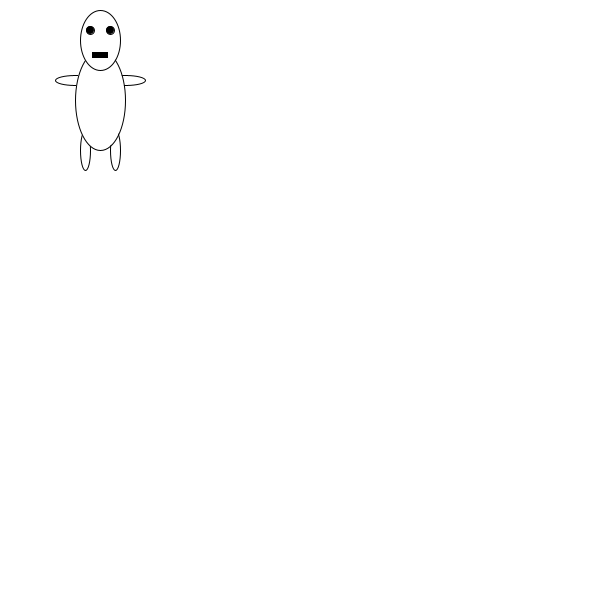
Frame 1 (no input)
Frame 60 (the mouse pressed at the canvas centre just before this capture): identical to frame 1, image omitted
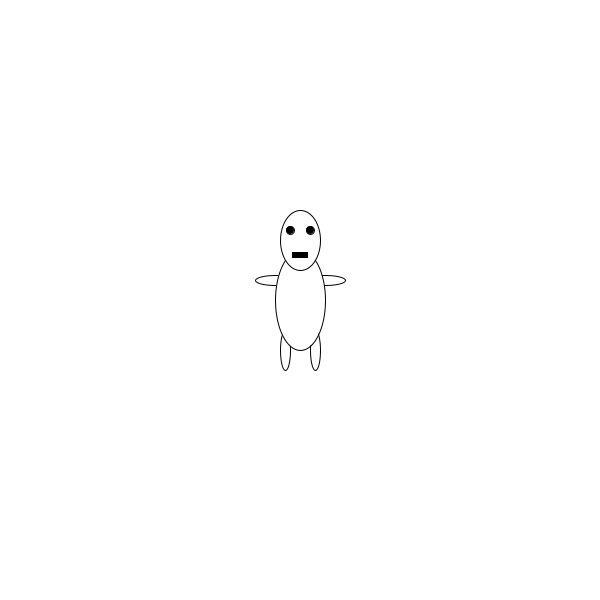
Frame 120 (the mouse held since frame 60 and released just before this capture)

The Processing sketch that drew these frames (run headless with seeded random() and noise(); from frame 60 on, the mouse is pressed at the canvas centre):

// Processing sketch: processing_123540
// ── processing_123540.pde

int x = 100;
int y = 100;
void setup()
{ 
  size(600, 600);
  rectMode(CENTER);
}

void draw() {
  background(255);
  if (mousePressed == true) {
    x = mouseX; 
    y= mouseY;}
    marvin(x,y);
    if (keyPressed==true) {
    if (keyCode==UP) {
    y=y-4;
    }
    if (keyCode==DOWN) {
     y=y+4;
    }
    if (keyCode==LEFT) {
     x=x-4;
    }if (keyCode==RIGHT) {
     x=x+4;
    }}
}

void marvin(int x, int y){
  fill(255);
  ellipse(x-15, y+50, 10, 40);
  ellipse(x+15, y+50, 10, 40);
  ellipse(x-25, y-20, 40, 10);
  ellipse(x+25, y-20, 40, 10);
  ellipse(x, y, 50, 100);
  ellipse(x, y-60, 40, 60);
  //face
  fill(0);
  
  ellipse(x+10,y-70, 8,8);
  
  if (keyPressed == true){
  fill(#9B0606);
    ellipse(x,y-45, 20,10);
  } else{
    
    rect(x,y-45, 15,5);}
    
 
      if (key == 'w'){
      line(x-16,y-70, x-4,y-70);
  } else{
   fill(0);
    ellipse(x-10,y-70, 8,8);
  }
  

   
}
